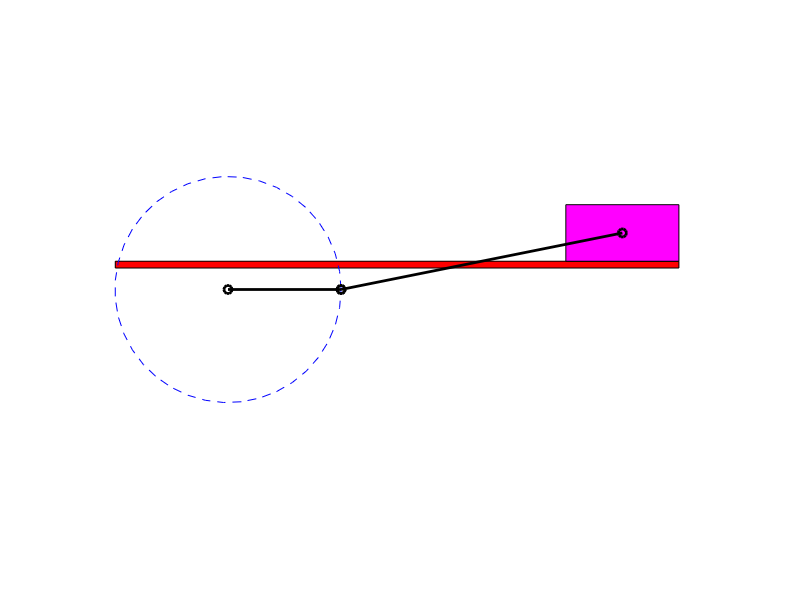

This chart was generated by the following MATLAB code: (Note: this script raises an error after producing the figure.)
n = 40; phi = linspace(0, 2*pi, n);
a = 1; b = 2.5; e = 0.25; nF = 5;
c = 0.5; d = 1; f = 0.06;
ax = a*cos(phi); ay = a*sin(phi);
s = real(ax+sqrt(b^2-(ay-e).^2));
v = [1.1*min(ax), 1.1*(max(s)+d/2) 1.1*min(ay), 1.1*max(ay)];
xgnd = [min(ax), max(s)+d/2, max(s)+d/2, min(ax), min(ax)];
ygnd = [e, e, e-f, e-f, e];
slidery = [e, e+c, e+c, e, e]; % Vertical component of slider is constant
for k = 1:n
fill(xgnd, ygnd, 'r') % Thin horizontal bar
hold on
plot(ax, ay, 'b--', 0, 0, 'ko'); % Dashed circle and center of circle
sliderx = [s(k)-d/2, s(k)-d/2, s(k)+d/2, s(k)+d/2, s(k)-d/2];
fill(sliderx, slidery, 'm'); % Slider position
plot([0 ax(k)], [0;ay(k)], 'ko-', 'LineWidth', 2);
plot([ax(k), s(k)], [ay(k), e+c/2], 'ko-', 'LineWidth', 2);
axis(v)
axis off equal
SliderCrankFrame(k) = getframe;
hold off
end
movie(SliderCrankFrame, nF, 30)
movie2avi(SliderCrankFrame, 'SliderCrankAvi.avi', 'compression', 'none')
